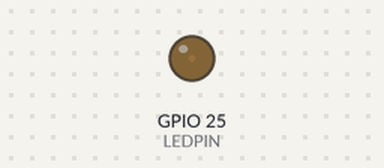
This sketch was run on a simulated ESP32. Shown: output pins drawn as LEDs (lit = HIGH).

Above: at 0.05 s.
At 0.6 s:
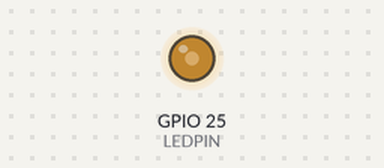
At 1.15 s:
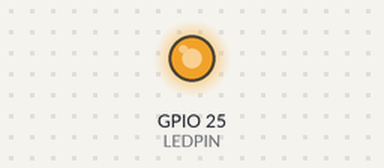
At 2.3 s:
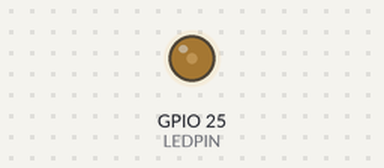
Timing chart, 0 to 6.0 s (numbered marks = the images above):
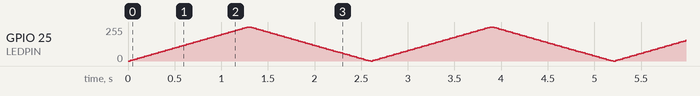

The sketch:

pwm-led.ino
```cpp
// LED pin
#define LEDPIN  25

// Parameter untuk PWM
const int channel = 0;
const int freq = 1000;
const int res = 10;

void setup()
{
  // Inisialisasi PWM
  ledcSetup(channel, freq, res);

  // Hubungkan channel PWM ke LED
  ledcAttachPin(LEDPIN, channel);
}

void loop()
{
  // Decrease brightness LED (active-low LED)
  for (int i = 0; i <= 1023; i += 20)
  {
    ledcWrite(channel, i);
    delay(25);
  }

  // Increase brightness LED (active-low LED)
  for (int i = 1023; i >= 0; i -= 20)
  {
    ledcWrite(channel, i);
    delay(25);
  }
}
```
